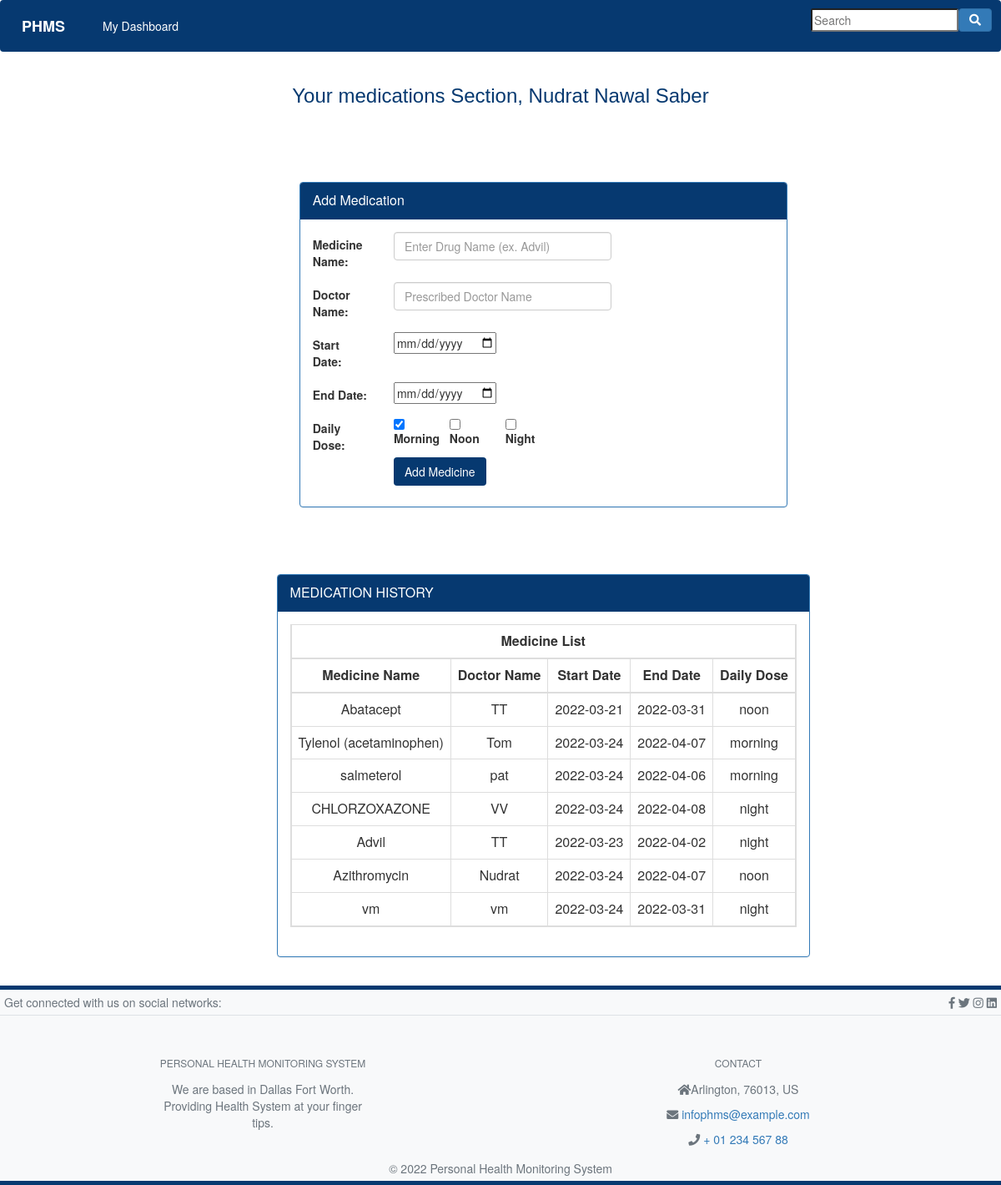
/user/addmedicine.php (signed in), run on the app's committed database.
### tables this page shows
CREATE TABLE `tbluser` (
  `ID` int(10) NOT NULL,
  `FullName` varchar(200) DEFAULT NULL,
  `Email` varchar(200) DEFAULT NULL,
  `Password` varchar(200) DEFAULT NULL,
  `Address` varchar(200) DEFAULT NULL,
  `Gender` varchar(200) DEFAULT NULL,
  `DOB` varchar(200) DEFAULT NULL,
  `Mobilenumber` bigint(10) DEFAULT NULL,
  `Regdate` timestamp NULL DEFAULT current_timestamp()
);

CREATE TABLE `addmedication` (
  `id` int(11) NOT NULL,
  `medicine_name` varchar(255) NOT NULL,
  `doctor_name` varchar(255) NOT NULL,
  `start_date` varchar(255) NOT NULL,
  `end_date` varchar(255) NOT NULL,
  `daily_dose` varchar(255) NOT NULL
);

### user/addmedicine.php (the view, shortened to what this page needs)
<?php
include './includes/connect.php';
include('includes/dbconnection.php');
if (strlen($_SESSION['hmmsuid'] == 0)) {
  header('location:logout.php');
} else {
?>
  <head>
    <link rel="stylesheet" type="text/css" href="assets/css/bootstrap.min.css">
    <link rel="stylesheet" type="text/css" href="./assets/css/medicinestyle.css">
    <link rel="stylesheet" href="https://use.fontawesome.com/releases/v5.0.8/css/solid.css" />
    <link rel="stylesheet" href="https://use.fontawesome.com/releases/v5.13.0/css/all.css" />
    <link href="https://cdnjs.cloudflare.com/ajax/libs/font-awesome/4.7.0/css/font-awesome.min.css" rel="stylesheet" />
    <link rel="stylesheet" type="text/css" href="./assets/css/login.css">
    <link rel="stylesheet" href="https://maxcdn.bootstrapcdn.com/bootstrap/3.3.5/css/bootstrap.min.css">
  </head>
  <body>
    <div class="main-wrapper">
      <div class="page-wrapper">
        <div class="content">
          <nav class="navbar navbar-expand-lg navbar-dark bg-dark1 fixed-top">
            <a class="navbar-brand" href="#"><b>PHMS</b></a>
            <div class="collapse navbar-collapse" id="navbarText">
              <ul class="navbar-nav mr-auto">
                <li class="nav-item active">
                  <a class="nav-link " href="dashboard.php">My Dashboard <span class="sr-only">(current)</span></a>
                </li>
              </ul>
            </div>
            <form action="" method="GET">
              <div class="input-group3 rounded">
                <input type="search" name="search" class="form-control1 rounded" placeholder="Search" aria-label="Search" aria-describedby="search-addon" required value="<?php if (isset($_GET['search'])) {
                                                                                                                                                                            echo $_GET['search'];
                                                                                                                                                                          } ?>" />
                <button id="search-button" type="submit" class="btn btn-primary">
                  <i class="fas fa-search"></i>
                </button>
              </div>
            </form>
          </nav>
          <div class="row">
            <div class="col-md-6 col-sm-6 col-lg-6 col-xl-12">
              <div class="dash-widget">
                <div class="dash-widget-info text-right">
                  <?php
                  $uid = $_SESSION['hmmsuid'];
                  $sql = "SELECT FullName,Email from  tbluser where ID=:uid";
                  $query = $dbh->prepare($sql);
                  $query->bindParam(':uid', $uid, PDO::PARAM_STR);
                  $query->execute();
                  $results = $query->fetchAll(PDO::FETCH_OBJ);
                  if ($query->rowCount() > 0) {
                    foreach ($results as $row) {               ?>
                      <h3 style="text-align: center;color: #063970;font-family: Sans-serif, serif;">Your medications Section, <?php echo $row->FullName; ?></h3>
                  <?php $cnt = $cnt + 1;
                    }
                  } ?>
                </div>
              </div>
            </div>
          </div>
        </div>
        <br>
        <form method="post" action="">
          <div class="row ">
            <div class="col-xs-12 ">
              <div class="row justify-content-center">
                <div class="col-xs-6 col-xs-offset-1">
                  <div class="panel panel-primary">
                    <div class="panel-heading">
                      <div class="panel-title">
                        Add Medication
                      </div>
                    </div>
                    <div class="panel-body">
                      <div class="form">
                        <div class="row fieldRow">
                          <div class="col-xs-2">
                            <label for="name" class="fieldLabel">
                              Medicine Name:
                            </label>
                          </div>
                          <div class="col-xs-6" id="nameContainer">
                            <input type="text" id="name" name="name" class="form-control" placeholder="Enter Drug Name (ex. Advil) " required />
                          </div>
                        </div>
                        <div class="row fieldRow">
                          <div class="col-xs-2">
                            <label for="drname" class="fieldLabel">
                              Doctor Name:
                            </label>
                          </div>
                          <div class="col-xs-6" id="nameContainer">
                            <input type="text" id="drname" name="drname" class="form-control" placeholder="Prescribed Doctor Name " required />
                          </div>
                        </div>
                        <div class="row fieldRow">
                          <div class="col-xs-2">
                            <label for="startdate" class="fieldLabel">
                              Start Date:
                            </label>
                          </div>
                          <div class="col-xs-10">
                            <input type="date" id="startdate" name="startdate" value="date" checked required />
                          </div>
                        </div>
                        <div class="row fieldRow">
                          <div class="col-xs-2">
                            <label for="enddate" class="fieldLabel">
                              End Date:
                            </label>
                          </div>
                          <div class="col-xs-10">
                            <input type="date" id="enddate" name="enddate" value="date" checked required />
                          </div>
                        </div>
                        <div class="row">
                          <div class="col-xs-2">
                            <label for="weight" class="fieldLabel">
                              Daily Dose:
                            </label>
                          </div>
                          <div class="form">
                            <div class="col-xs-3 dose">
                              <label>
                                <input type="checkbox" id="morning" name="dose" value="morning" checked /> Morning
                              </label>
                            </div>
                            <div class="col-xs-3 dose">
                              <label>
                                <input type="checkbox" id="noon" name="dose" value="noon" /> Noon
                              </label>
                            </div>
                            <div class="col-xs-3 dose">
                              <label>
                                <input type="checkbox" id="night" name="dose" value="night" /> Night
                              </label>
                            </div>
                          </div>
                        </div>
                      </div>
                      <div class="row fieldRow center">
                        <div class="col-xs-10 col-xs-offset-2">
                          <input type="submit" id="addPersonBtn" name="addMedicineBtn" class="btn bg-dark1 pull-left" value="Add Medicine" />
                        </div>
                      </div>
                    </div>
                  </div>
                </div>
              </div>
        </form>
        <div class="row justify-content-center" id="peopleList">
          <div class="col-xs-112 col-xs-offset-1">
            <div class="panel panel-primary">
              <div class="panel-heading">
                <div class="panel-title">
                  MEDICATION HISTORY
                </div>
              </div>
              <div class="panel-body">
                <table class="table table-responsive table-bordered table-hover table-stripped">
                  <thead>
                    <tr>
                      <th colspan="6">
                        Medicine List
                      </th>
                    </tr>
                    <tr>
                      <th>
                        Medicine Name
                      </th>
                      <th>
                        Doctor Name
                      </th>
                      <th>
                        Start Date
                      </th>
                      <th>
                        End Date
                      </th>
                      <th>
                        Daily Dose
                      </th>
                    </tr>
                  </thead>
                  <tbody>
                    <?php
                    $sqlget = "SELECT * FROM addmedication";
                    $exec = mysqli_query($con, $sqlget);
                    while ($res = mysqli_fetch_array($exec)) {
                      $val1 = $res['medicine_name'];
                      $val2 = $res['doctor_name'];
                      $val3 = $res['start_date'];
                      $val4 = $res['end_date'];
                      $val5 = $res['daily_dose'];
                      echo '<tr><td>' . $val1 . '</td><td>' . $val2 . '</td><td>' . $val3 . '</td><td>' . $val4 . '</td><td>' . $val5 . '</td></tr>';
                    }
                    ?>
                  </tbody>
                </table>
              </div>
            </div>
          </div>
        </div>
      </div>
    </div>
    <?php include_once('includes/footer.php'); ?>
  </body> <?php }  ?>

### user/assets/css/medicinestyle.css (style rules this page uses)
.panel { margin-top: 60px; }
.fieldLabel { padding-top: 5px; }
.fieldRow { margin-bottom: 10px; }
thead tr th { text-align: center; }
tbody tr td { text-align: center; }
.input-group3 { display: flex; width: auto; }

### user/assets/css/login.css (style rules this page uses)
body { font-family: "Roboto", sans-serif; }
button { width: 40%; margin: 5px 0 25px; }
.btn { background-color:rgb(6,57,112); color: #fff; font-size: 19px; padding: 7px 14px; border-radius: 5px; border-bottom: 4px solid rgb(6,57,112); }
.bg-dark1 { background-color: rgb(6,57,112); }

### user/addmedicine.php (style rules this page uses)
.panel-primary>.panel-heading { color: #fff; background-color: rgb(6, 57, 112); border-color: rgb(6, 57, 112); }

### data on the page
tbluser: FullName "Nudrat Nawal Saber"
addmedication: medicine_name "Abatacept", doctor_name "TT", start_date "2022-03-21", end_date "2022-03-31", daily_dose "noon"
addmedication: medicine_name "Tylenol (acetaminophen)", doctor_name "Tom", start_date "2022-03-24", end_date "2022-04-07", daily_dose "morning"
addmedication: medicine_name "salmeterol", doctor_name "pat", start_date "2022-03-24", end_date "2022-04-06", daily_dose "morning"
addmedication: medicine_name "CHLORZOXAZONE", doctor_name "VV", start_date "2022-03-24", end_date "2022-04-08", daily_dose "night"
addmedication: medicine_name "Advil", doctor_name "TT", start_date "2022-03-23", end_date "2022-04-02", daily_dose "night"
addmedication: medicine_name "Azithromycin", doctor_name "Nudrat", start_date "2022-03-24", end_date "2022-04-07", daily_dose "noon"
addmedication: medicine_name "vm", doctor_name "vm", start_date "2022-03-24", end_date "2022-03-31", daily_dose "night"
